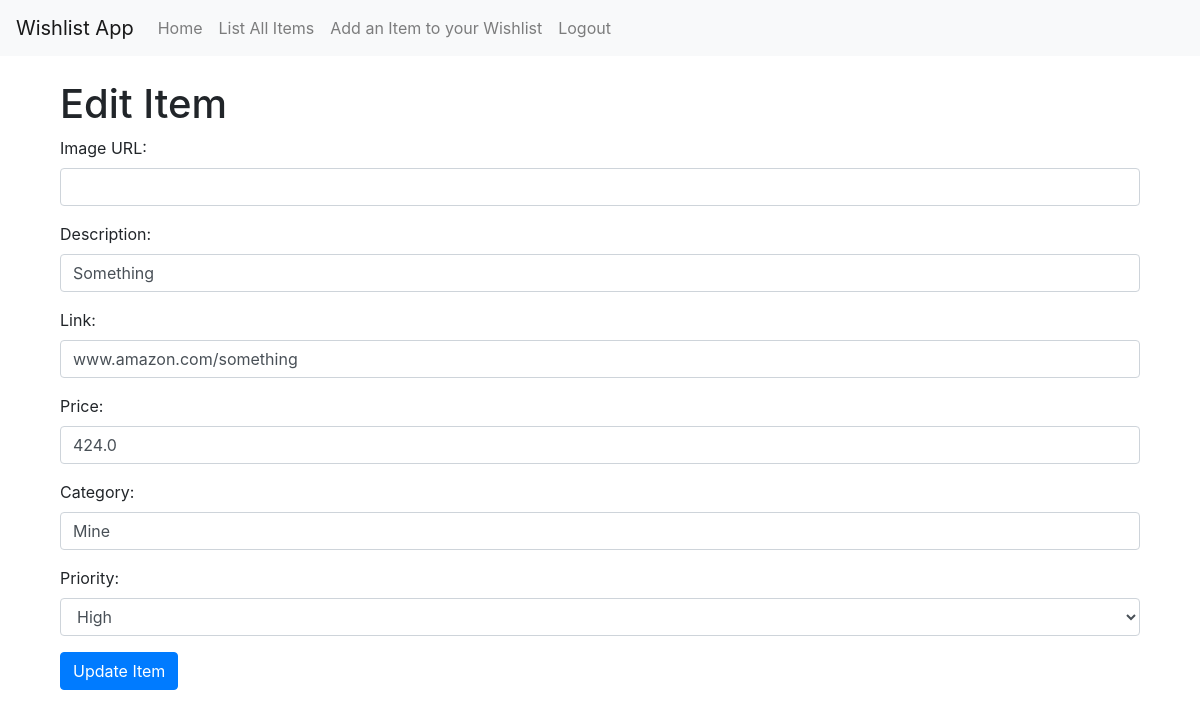
Before: /edit_item/3 (signed in) with the older database file.
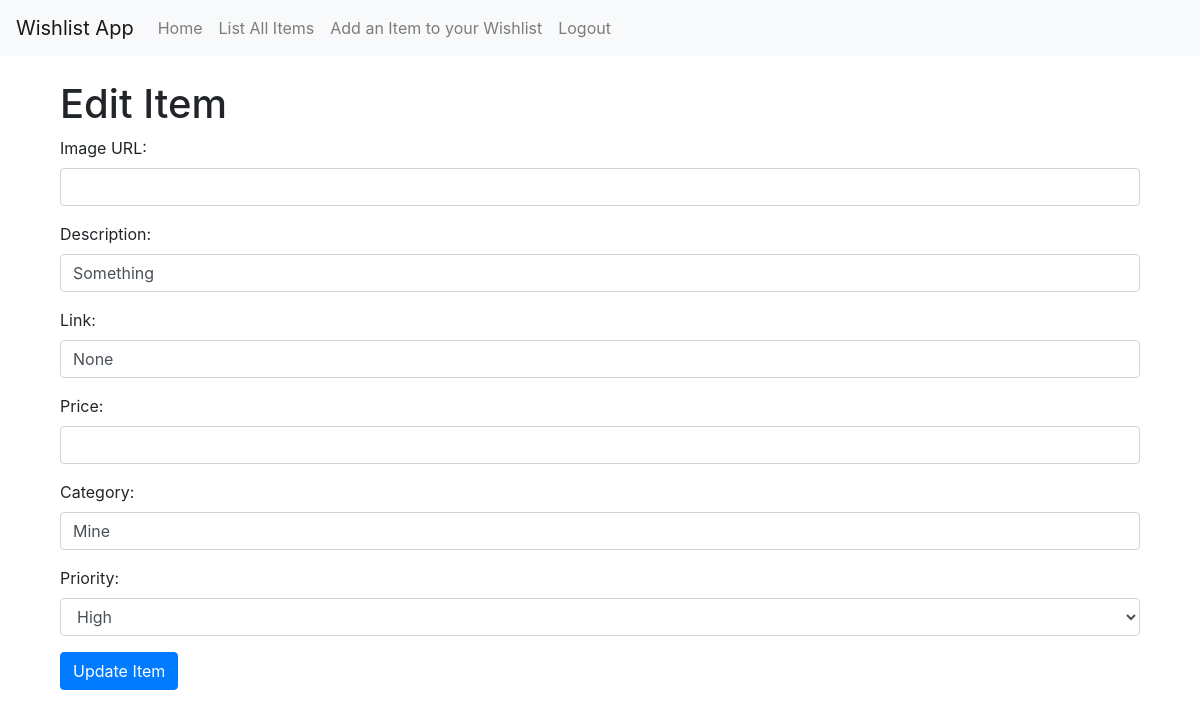
After: the same page with the newer database file.
### app.py (models this page shows)
class Item(db.Model):
    id = db.Column(db.Integer, primary_key=True)
    description = db.Column(db.String(50), nullable=False)
    link = db.Column(db.String(50), nullable=True)
    comment = db.Column(db.String(100))
    price = db.Column(db.Float, nullable=True)
    status = db.Column(db.String(20), nullable=False, default='Available')
    question = db.Column(db.String(100))
    year = db.Column(db.Integer, default=datetime.datetime.now().year)
    user_id = db.Column(db.Integer, db.ForeignKey('user.id'), nullable=False)
    category = db.Column(db.String(50))  # New field for category
    image_url = db.Column(db.String(255))  # New field for image URL
    priority = db.Column(db.String(50))

### app.py (the view, shortened to what this page needs)
@app.route('/edit_item/<int:item_id>', methods=['GET', 'POST'])
@login_required
def edit_item(item_id):
    item = db.session.get(Item, item_id)
    if item is None:
        abort(404)
    if item.user_id != current_user.id:
        if request.method == 'POST':
           item.status = request.form['status']
           db.session.commit()
           return redirect(url_for('items'))
    return render_template('edit_item.html', item=item, current_user = current_user)

### app.py (called while the page is built)
@login_manager.user_loader
def load_user(user_id):
    return db.session.get(User, int(user_id))

### templates/edit_item.html (shortened to what this page needs)
{% extends 'base.html' %}
{% block content %}
<div class="container mt-4">
    <h1>Edit Item</h1>
    <form action="{{ url_for('edit_item', item_id=item.id) }}" method="post">
        <div class="form-group">
            <label for="image_url">Image URL:</label>
            <input type="text" class="form-control" id="image_url" name="image_url" value="{{ item.image_url }}">
        </div>
        <div class="form-group">
            <label for="description">Description:</label>
            <input type="text" class="form-control" id="description" name="description" value="{{ item.description }}">
        </div>
        <div class="form-group">
            <label for="link">Link:</label>
            <input type="text" class="form-control" id="link" name="link" value="{{ item.link }}">
        </div>
        <div class="form-group">
            <label for="price">Price:</label>
            <input type="number" class="form-control" id="price" name="price" value="{{ item.price }}">
        </div>
        <div class="form-group">
            <label for="category">Category:</label>
            <input type="text" class="form-control" id="category" name="category" value="{{ item.category }}">
        </div>
        <div class="form-group">
            <label for="priority">Priority:</label>
            <select class="form-control" id="priority" name="priority">
                <option value="High" {% if item.priority == 'High' %}selected{% endif %}>High</option>
            </select>
        </div>
        <button type="submit" class="btn btn-primary">Update Item</button>
    </form>
</div>
{% endblock %}

### templates/base.html (shortened to what this page needs)
<!DOCTYPE html>
<html>
<head>
    <link rel="stylesheet" href="https://stackpath.bootstrapcdn.com/bootstrap/4.3.1/css/bootstrap.min.css">
</head>
<body>
    <header>
        <nav class="navbar navbar-expand-lg navbar-light bg-light">
            <a class="navbar-brand" href="#">Wishlist App</a>
            <div class="collapse navbar-collapse" id="navbarNav">
              <ul class="navbar-nav">
                <li class="nav-item">
                  <a class="nav-link" href="{{ url_for('index') }}">Home</a>
                </li>
                <li class="nav-item">
                    <a class="nav-link" href="{{ url_for('items') }}">List All Items</a>
                  </li>
                  <li class="nav-item">
                    <a class="nav-link" href="{{ url_for('submit_item') }}">Add an Item to your Wishlist</a>
                  </li>
                {% if current_user.is_authenticated %}
                  <li class="nav-item">
                    <a class="nav-link" href="{{ url_for('logout') }}">Logout</a>
                  </li>
                {% endif %}
              </ul>
            </div>
          </nav>
    </header>
    <main>
        <div class="container mt-4">
            {% block content %}
            {% endblock %}
        </div>
    </main>
</body>
</html>

Changed rows visible on the page:
changed Item "Something": link "www.amazon.com/something" → "None"; price "424.0" → (not shown)
